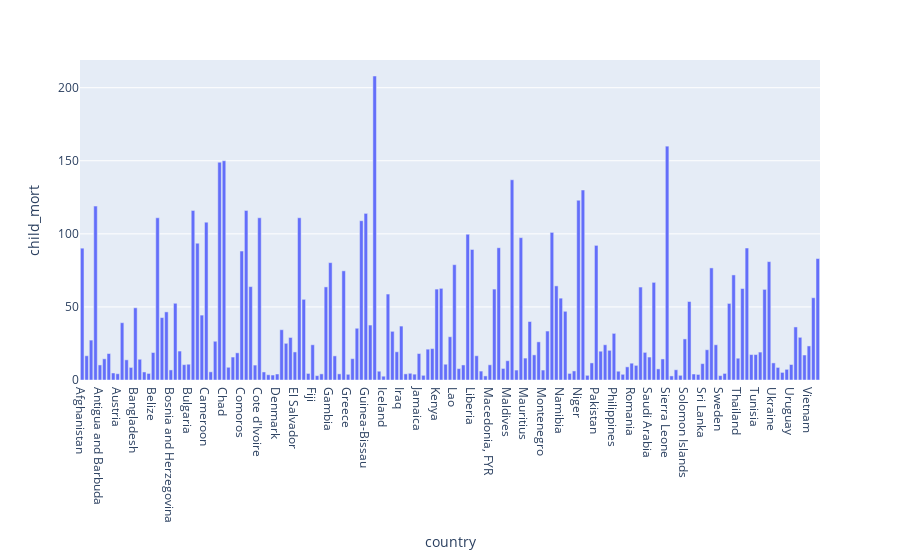

The cell this chart's notebook holds for it:
### Markdown cell above
As we can see the data set has a negative inflation for some countries which is a outlier and there is also a extremly high child mortality rate for a few countries. Lets graph these to get a better insight.

### Code cell
px.bar(country_df, x="country", y="child_mort")

### Figure 1 — Plotly figure (JSON) as saved in the notebook; plotly's stock layout.template omitted (floating-point values rounded to 4 significant figures; data arrays with more than 128 entries replaced by an {"elided": "..."} marker saying what was removed)
{"data": [{"alignmentgroup": "True", "hovertemplate": "country=%{x}<br>child_mort=%{y}<extra></extra>", "legendgroup": "", "marker": {"color": "#636efa"}, "name": "", "offsetgroup": "", "orientation": "v", "showlegend": false, "textposition": "auto", "type": "bar", "x": {"elided": "167 str values"}, "xaxis": "x", "y": {"elided": "167 float values"}, "yaxis": "y"}], "layout": {"barmode": "relative", "legend": {"tracegroupgap": 0}, "margin": {"t": 60}, "xaxis": {"anchor": "y", "domain": [0, 1], "title": {"text": "country"}}, "yaxis": {"anchor": "x", "domain": [0, 1], "title": {"text": "child_mort"}}}}
